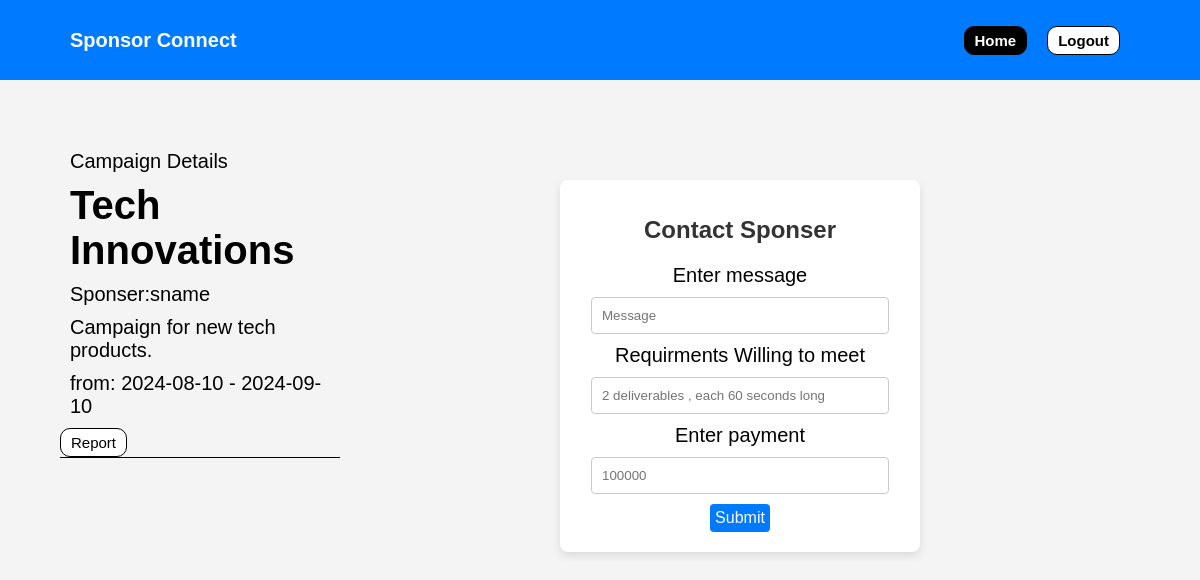
Page /campview/1/1 on the committed database.
### app.py (models this page shows)
class Campaign(db.Model):
    cid=db.Column(db.Integer, primary_key=True)
    name=db.Column(db.String(),nullable=False)
    sponser_id=db.Column(db.Integer,db.ForeignKey('sponser.sid'),nullable=False)
    Description=db.Column(db.String())
    visibilty=db.Column(db.Integer,default=0) #0-public #1-private
    start_date=db.Column(db.DateTime)
    end_date=db.Column(db.DateTime)

class Sponser(db.Model):
    sid=db.Column(db.Integer, primary_key=True)
    name=db.Column(db.String(),nullable=False)
    password=db.Column(db.String(),nullable=False)
    budget=db.Column(db.Integer,nullable=False )
    flag=db.Column(db.Integer,nullable=False,default=0 ) #can be 0, 1 , 2

### app.py (the view, shortened to what this page needs)
@app.route('/campview/<int:iid>/<int:cid>',methods=['POST','GET'])
def campview(iid,cid):
    query=text("""select  s.name,c.cid, c.name, c.description , c.start_date ,c.end_date ,s.flag
                from campaign as c
                join sponser as s on c.sponser_id=s.sid
                where c.cid=:cid""")
    query1=text("""select * from ad_request where campaign_id=:cid and influncer_id=:iid""")
    result=db.session.execute(query,{'cid':cid})
    camp_info=result.fetchone()
    result1=db.session.execute(query1,{'iid':iid,'cid':cid})
    ad_info=result1.fetchone()
    print(ad_info)
    if ad_info:
        ad_info=ad_info
    else:
        ad_info="gg"
    return render_template('campview.html',camp_info=camp_info,iid=iid,cid=cid,ad_info=ad_info)

### templates/campview.html (shortened to what this page needs)
<!DOCTYPE html>
<html lang="en">
  <head>
    <link rel="stylesheet" href="{{ url_for('static', filename='css/camppage.css') }}" />
  </head>
  <div id="top">
    <body>
        <p>Sponsor Connect</p>
        <a href="/infdash/{{ iid }}" class="disabled">Home</a>
        <a href="/">Logout</a>
    </div>
    <div class="container1">
        <div class="vertical">
        <div class="inf_o">
            <p>Campaign Details</p>
            <p id="name">{{camp_info[2]}}</p>
            <p>Sponser:{{camp_info[0]}}</p>
            <p>{{camp_info[3]}}</p>
            {% set start_date_string = camp_info[4] %}
            {% set end_date_string = camp_info[5] %}
            <p>from: {{start_date_string[:10]}} - {{end_date_string[:10]}}</p>
            {% if camp_info[6]!=2 %}
            <a href="/reportcamp/{{iid}}/{{cid}}">Report</a>
            {% endif %}
    </div>
</div>
<div class="vertical2">
{% if ad_info=="gg" %}
<div class="right">
    <form action="/campview/{{iid}}/{{cid}}" method="POST">
        <h1>Contact Sponser</h1>
        <p>Enter message</p>
        <input type="Text" name="message" id="username" placeholder="Message" required>
        <p>Requirments Willing to meet</p>
        <input type="text" name="Requirments" id="password" placeholder="2 deliverables , each 60 seconds long" required>
        <p>Enter payment</p>
        <input type="text" name="payment" id="Duration" placeholder="100000" required>
        <input type="submit" value="Submit">
    </form>
</div>
{% endif %}
</div>
        </div>
        </body>

### static/css/camppage.css (style rules this page uses)
body { font-family: Arial, sans-serif; background-color: #f4f4f4; margin: 0; padding: 0; }
#top { display: flex; align-items: center; background-color: #007bff; color: white; text-align: left; padding: 0% 5%; font-weight: bold; font-size: 20px; height: 10vh; }
a { display: inline-block; margin-right:20px; padding: 5px 10px; text-decoration: None; border: 1px solid black; border-radius:10px ; align-items: center; background-color: rgb(255, 255, 255); color: #000; font-size: 15px; }
.disabled { margin-left: auto; background-color: #000; color: #ffffff; }
p#name { font-size: 40px; font-weight: bolder; }
p { margin: 10px; font-size: 20px; }
h1 { text-align: center; }
.inf_o { font-size: 20px; border-bottom: #000 1px solid; width: 35vh; margin-right: 5% ; }
.container1 { display: flex; margin :5%; justify-content: space-between; }
.vertical { display: flex; flex-direction: column; }
.right { width:100%; display: flex; flex-direction: column; justify-content: center; align-items: center; }
form { background-color: #fff; border-radius: 8px; box-shadow: 0 4px 8px rgba(0, 0, 0, 0.1); width: 40%; margin-top:5% ; padding: 20px; text-align: center; }
h1 { font-size: 24px; color: #333; margin-bottom: 20px; text-align: center; }
input[type="text"], input[type="password"] { width: calc(100% - 22px); padding: 10px; border: 1px solid #ccc; border-radius: 4px; box-sizing: border-box; }
input[type="submit"] { background-color: #007bff; color: white; border: none; padding: 5px; margin-top: 10px; border-radius: 4px; cursor: pointer; font-size: 16px; }
.vertical2 { display: flex; flex-direction: column; width: 100%; align-items: center; }

### rows in the picture
Campaign: name "Tech Innovations", Description "Campaign for new tech products.", start_date "2024-08-10", end_date "2024-09-10"
Sponser: name "sname"
